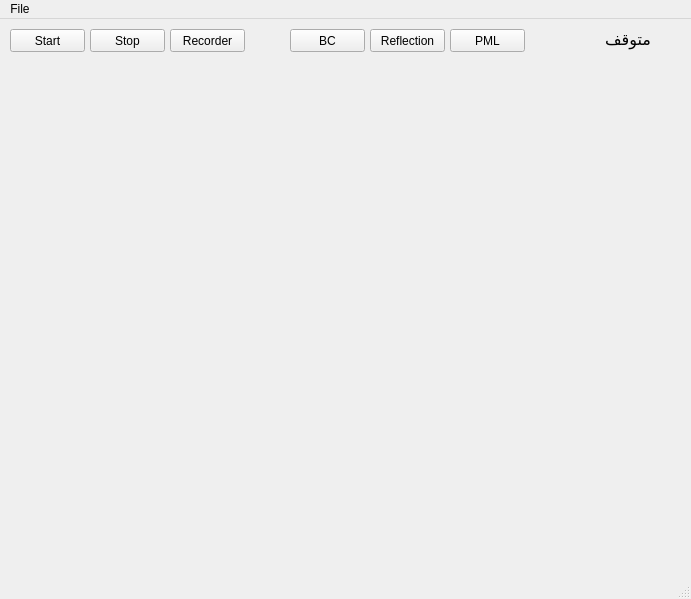
<?xml version="1.0" encoding="UTF-8"?>
<ui version="4.0">
 <author>Amir</author>
 <class>MainWindow</class>
 <widget class="QMainWindow" name="MainWindow">
  <property name="geometry">
   <rect>
    <x>0</x>
    <y>0</y>
    <width>691</width>
    <height>599</height>
   </rect>
  </property>
  <property name="windowTitle">
   <string>MainWindow</string>
  </property>
  <widget class="QWidget" name="centralwidget">
   <widget class="QPushButton" name="start_pushButton">
    <property name="geometry">
     <rect>
      <x>10</x>
      <y>10</y>
      <width>75</width>
      <height>23</height>
     </rect>
    </property>
    <property name="text">
     <string>Start</string>
    </property>
   </widget>
   <widget class="QPushButton" name="stop_pushButton">
    <property name="geometry">
     <rect>
      <x>90</x>
      <y>10</y>
      <width>75</width>
      <height>23</height>
     </rect>
    </property>
    <property name="text">
     <string>Stop</string>
    </property>
   </widget>
   <widget class="QWidget" name="matplotlib_widget" native="true">
    <property name="geometry">
     <rect>
      <x>10</x>
      <y>40</y>
      <width>651</width>
      <height>501</height>
     </rect>
    </property>
   </widget>
   <widget class="QLabel" name="plot_label">
    <property name="geometry">
     <rect>
      <x>570</x>
      <y>10</y>
      <width>81</width>
      <height>21</height>
     </rect>
    </property>
    <property name="font">
     <font>
      <family>XW Zar</family>
      <pointsize>12</pointsize>
     </font>
    </property>
    <property name="layoutDirection">
     <enum>Qt::RightToLeft</enum>
    </property>
    <property name="text">
     <string>متوقف</string>
    </property>
   </widget>
   <widget class="QPushButton" name="pushButton_rec">
    <property name="geometry">
     <rect>
      <x>170</x>
      <y>10</y>
      <width>75</width>
      <height>23</height>
     </rect>
    </property>
    <property name="text">
     <string>Recorder</string>
    </property>
   </widget>
   <widget class="QPushButton" name="pushButton1">
    <property name="geometry">
     <rect>
      <x>290</x>
      <y>10</y>
      <width>75</width>
      <height>23</height>
     </rect>
    </property>
    <property name="text">
     <string>BC</string>
    </property>
   </widget>
   <widget class="QPushButton" name="pushButton2">
    <property name="geometry">
     <rect>
      <x>370</x>
      <y>10</y>
      <width>75</width>
      <height>23</height>
     </rect>
    </property>
    <property name="text">
     <string>Reflection</string>
    </property>
   </widget>
   <widget class="QPushButton" name="pushButton3">
    <property name="geometry">
     <rect>
      <x>450</x>
      <y>10</y>
      <width>75</width>
      <height>23</height>
     </rect>
    </property>
    <property name="text">
     <string>PML</string>
    </property>
   </widget>
  </widget>
  <widget class="QMenuBar" name="menubar">
   <property name="geometry">
    <rect>
     <x>0</x>
     <y>0</y>
     <width>691</width>
     <height>21</height>
    </rect>
   </property>
   <widget class="QMenu" name="menuFile">
    <property name="title">
     <string>File</string>
    </property>
    <addaction name="file_actionStart"/>
    <addaction name="separator"/>
    <addaction name="actionStop"/>
   </widget>
   <addaction name="menuFile"/>
  </widget>
  <widget class="QStatusBar" name="statusbar"/>
  <action name="file_actionStart">
   <property name="text">
    <string>Start</string>
   </property>
  </action>
  <action name="actionStop">
   <property name="text">
    <string>Stop</string>
   </property>
  </action>
 </widget>
 <resources/>
 <connections/>
</ui>
